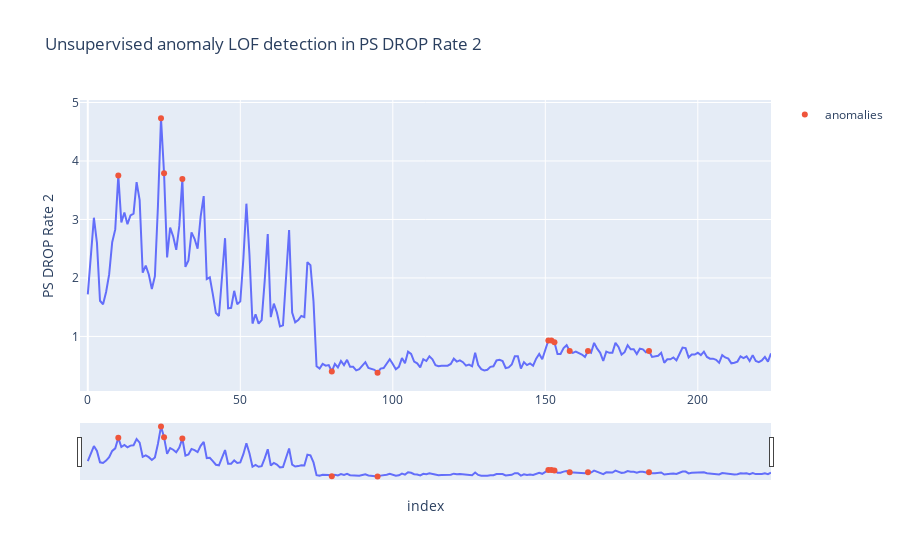

Source (notebook cell):
### Code cell
fig = px.line(df2, x='index', y='PS DROP Rate 2', title='Unsupervised anomaly LOF detection in PS DROP Rate 2')
fig.add_trace(go.Scatter(x=lof_anomaly_df["index"].to_list(), y=lof_anomaly_df["PS DROP Rate 2"].to_list(),
                        mode='markers', name='anomalies'))
fig.update_xaxes(rangeslider_visible=True)
fig

### Figure 1 — Plotly figure (JSON) as saved in the notebook; plotly's stock layout.template omitted (floating-point values rounded to 4 significant figures; data arrays with more than 128 entries replaced by an {"elided": "..."} marker saying what was removed)
{"data": [{"hovertemplate": "index=%{x}<br>PS DROP Rate 2=%{y}<extra></extra>", "legendgroup": "", "line": {"color": "#636efa", "dash": "solid"}, "mode": "lines", "name": "", "orientation": "v", "showlegend": false, "type": "scatter", "x": {"elided": "225 int values"}, "xaxis": "x", "y": {"elided": "225 float values"}, "yaxis": "y"}, {"mode": "markers", "name": "anomalies", "type": "scatter", "x": [10, 24, 25, 31, 80, 95, 151, 152, 153, 158, 164, 184], "y": [3.75, 4.73, 3.79, 3.69, 0.4, 0.38, 0.93, 0.93, 0.9, 0.75, 0.75, 0.75]}], "layout": {"legend": {"tracegroupgap": 0}, "title": {"text": "Unsupervised anomaly LOF detection in PS DROP Rate 2"}, "xaxis": {"anchor": "y", "domain": [0.0, 1.0], "rangeslider": {"visible": true}, "title": {"text": "index"}}, "yaxis": {"anchor": "x", "domain": [0.0, 1.0], "title": {"text": "PS DROP Rate 2"}}}}
